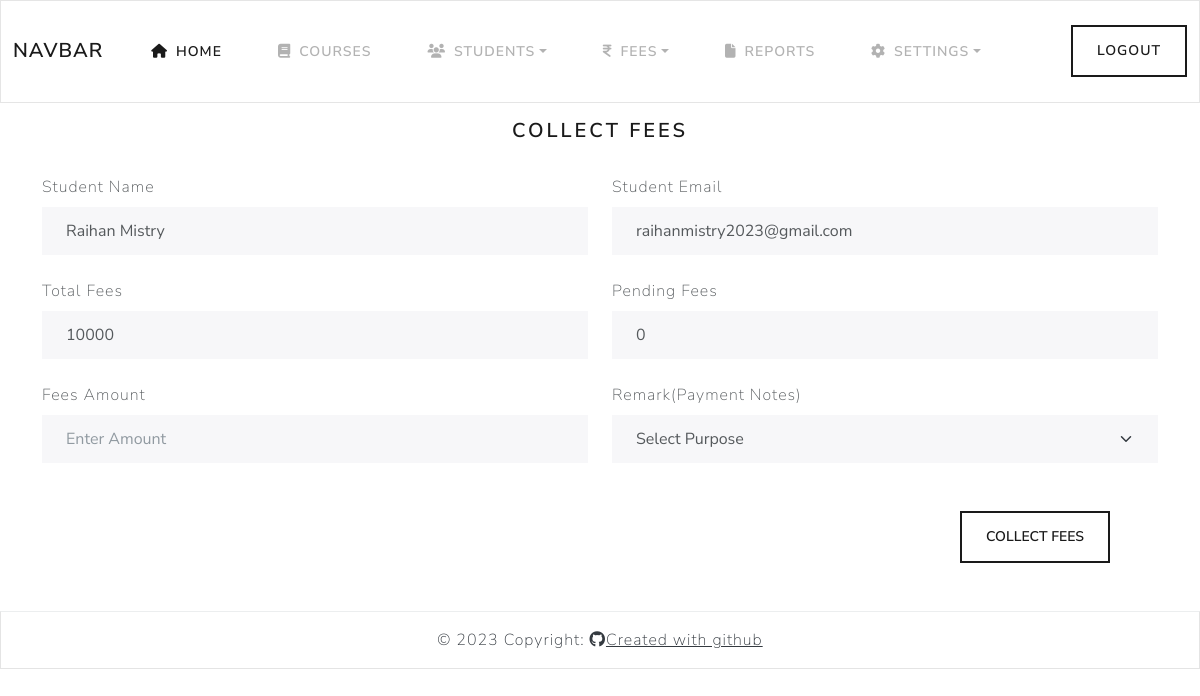
/admin/fees_collection.php?email=raihanmistry2023@gmail.com (signed in), run on the app's committed database.
### tables this page shows
CREATE TABLE `students` (
  `id` int(250) NOT NULL,
  `student_name` text NOT NULL,
  `student_email` varchar(250) NOT NULL,
  `student_phone` varchar(250) NOT NULL,
  `student_address` text NOT NULL,
  `student_identity` varchar(250) NOT NULL,
  `student_identity_number` varchar(250) NOT NULL,
  `student_course` varchar(250) NOT NULL,
  `student_course_price` int(250) NOT NULL,
  `course_duration` int(250) NOT NULL,
  `total_fees` int(250) NOT NULL,
  `pending_fees` int(250) NOT NULL,
  `date` datetime NOT NULL DEFAULT current_timestamp()
);

### admin/fees_collection.php (the view, shortened to what this page needs)
<?php include'./header.php'; ?>
					<div class="container">
		    			<div class="col-md-12">
					    	<form action="" method="post">
					    		<div class="text-center mt-3">
					    			<h4>Collect Fees</h4>
					    		</div>
							    <div class="row">
							    	<?php
							    		$email = $_GET['email'];
							    		$selectQuery2 = mysqli_query($conn, "SELECT * FROM `students` WHERE student_email='$email'");
							    		$result = mysqli_fetch_assoc($selectQuery2);
							    	?>
							    	<div class="form-group col-md-6">
								      <label for="exampleInputName" class="form-label mt-4">Student Name</label>
								      <input name="student_name" class="form-control" id="student_name"
								      value="<?php echo $result['student_name']; ?>" placeholder="Enter Course Name" readonly required>
								    </div>
								    <div class="form-group col-md-6">
								      <label for="exampleInputName" class="form-label mt-4">Student Email</label>
								      <input name="student_email" class="form-control" id="student_email" value="<?php echo $result['student_email']; ?>" placeholder="Student Email" readonly required>
								    </div>
							    </div>
							    <div class="row">
							    	<div class="form-group col-md-6">
								      <label for="exampleInputName" class="form-label mt-4">Total Fees</label>
								      <input name="total_fees" class="form-control" id="total_fees" value="<?php echo $result['total_fees']; ?>" placeholder="Total fees" readonly required>
								    </div>
								    <div class="form-group col-md-6">
								      <label for="exampleInputName" class="form-label mt-4">Pending Fees</label>
								      <input name="pending_fees" class="form-control" id="pending_fees" value="<?php echo $result['pending_fees']; ?>" placeholder="Pending Fees" readonly required>
								    </div>
							    </div>
							    <div class="row">
							    	<div class="form-group col-md-6">
								      <label for="exampleInputName" class="form-label mt-4">Fees Amount</label>
								      <input type="number" name="fees" class="form-control" id="" placeholder="Enter Amount" required>
								    </div>
								    <div class="form-group col-md-6">
								      <label for="exampleSelect1" class="form-label mt-4">Remark(Payment Notes)</label>
								      <select class="form-select" id="exampleSelect1" name="fees_remark" required>
								      	<option selected>Select Purpose</option>
								      </select>
								    </div>
							    </div>
							  <div class="form-group text-end m-5">
					    		<div class="mt-3">
							    	<input type="submit" name="submit" class="btn btn-outline-primary" value="Collect fees">
							    </div>
						    </div>
				    		</form>
				    	</div>
		    		</div>
<?php include'footer.php'; ?>

### data on the page
students: student_name "Raihan Mistry", student_email "raihanmistry2023@gmail.com", total_fees "10000", pending_fees "0"
